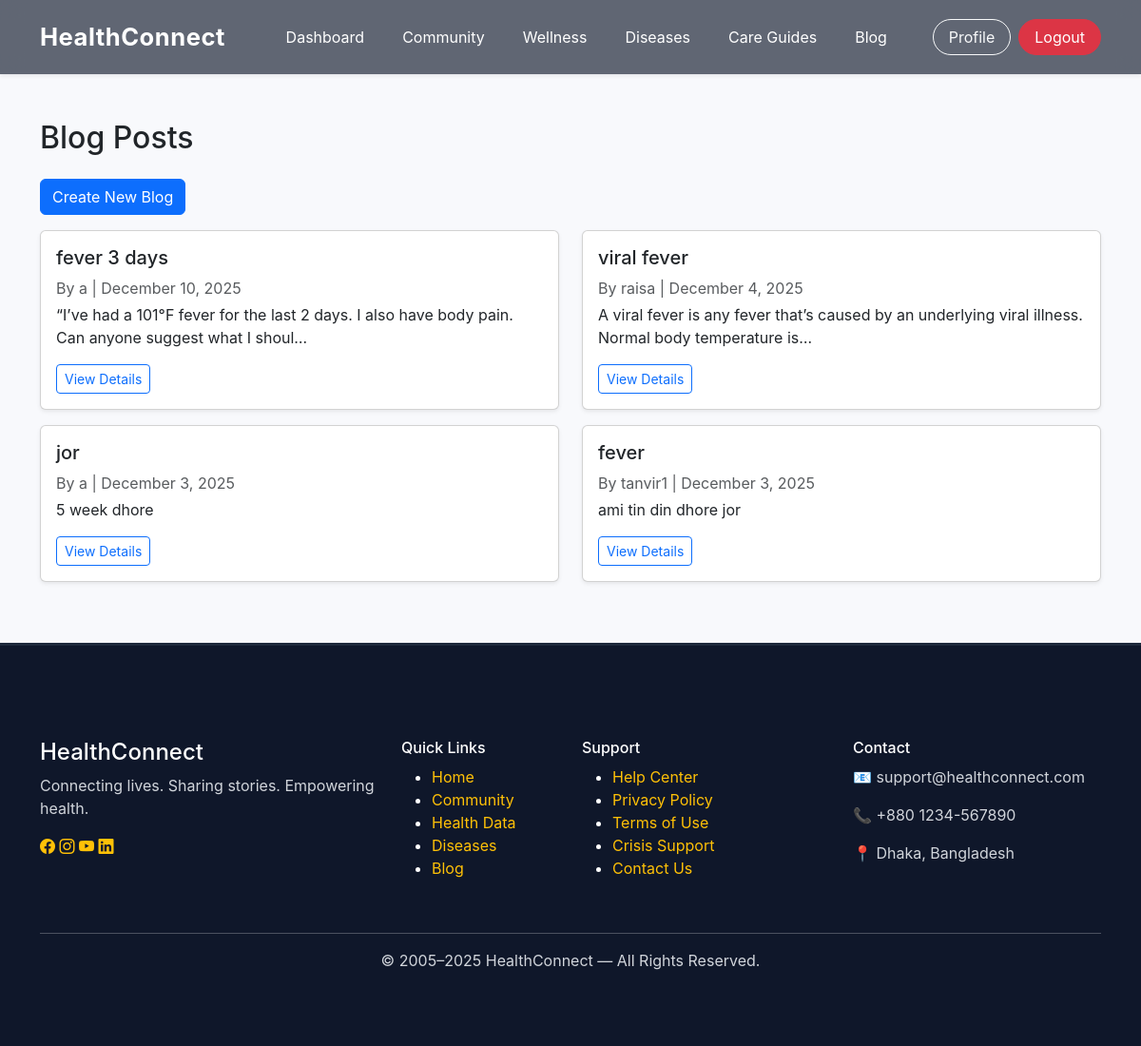
Page /blog/ (signed in) on the earlier database version.
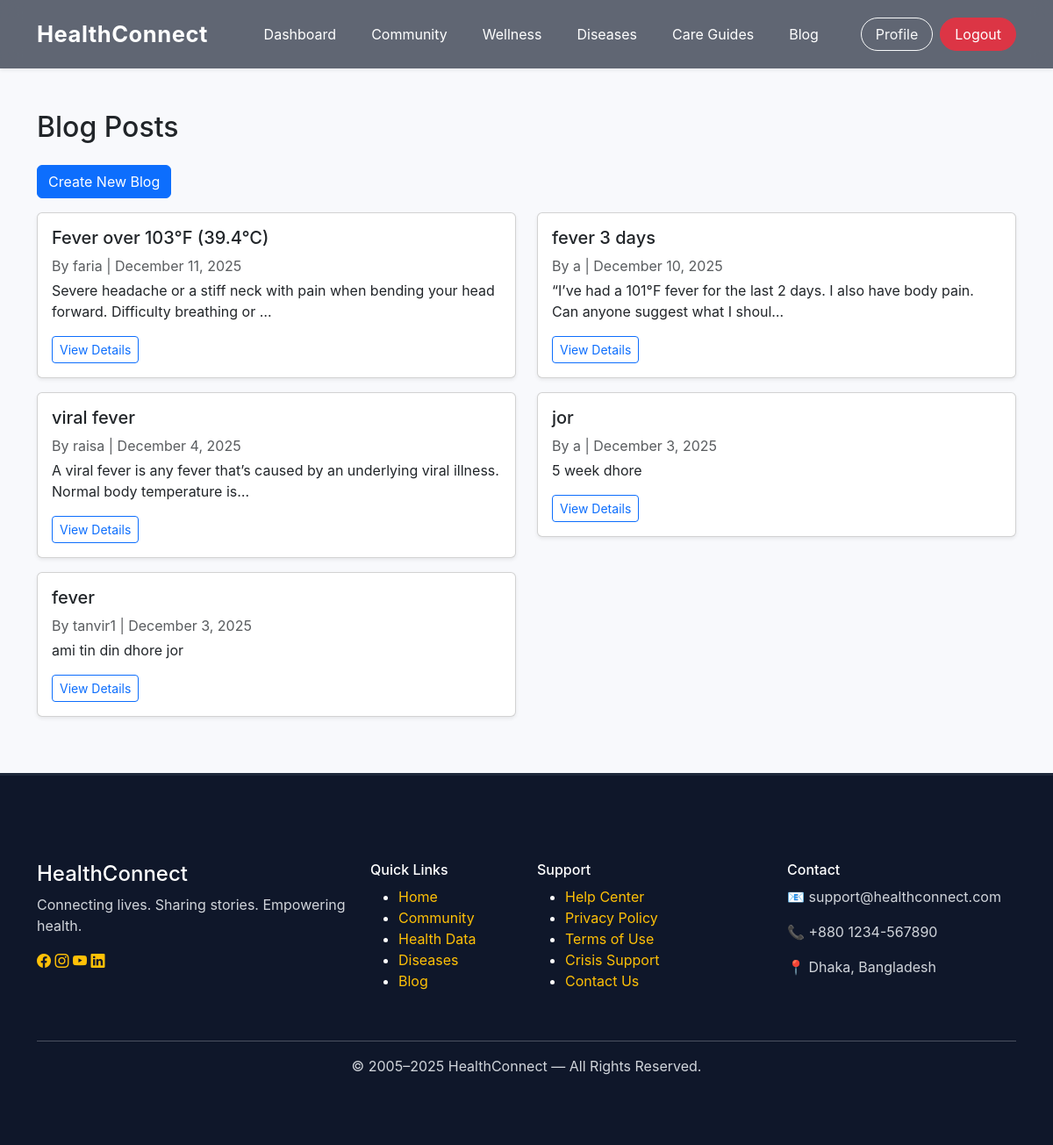
Same page on the later database version.
### blog/models.py (models this page shows, shortened)
class BlogPost(models.Model):
    author = models.ForeignKey(settings.AUTH_USER_MODEL, on_delete=models.CASCADE, related_name="posts")
    title = models.CharField(max_length=200)
    content = models.TextField()
    photo = models.ImageField(upload_to="blog_photos/", blank=True, null=True)
    category = models.CharField(max_length=20, choices=CATEGORY_CHOICES, default='experience')
    urgency_level = models.CharField(max_length=10, choices=URGENCY_CHOICES, default='medium')
    tags = models.CharField(max_length=200, blank=True, help_text="Comma separated tags")
    created_at = models.DateTimeField(auto_now_add=True)
    updated_at = models.DateTimeField(auto_now=True)

### accounts/models.py (models this page shows, shortened)
class CustomUser(AbstractUser):
    role = models.CharField(max_length=20, choices=ROLE_CHOICES, default='patient')
    doctor_license = models.CharField(max_length=50, blank=True, null=True)
    specialization = models.CharField(max_length=100, blank=True, null=True)
    hospital_name = models.CharField(max_length=150, blank=True, null=True)
    profile_pic = models.ImageField(upload_to="profiles/", blank=True, null=True)

### blog/views.py (the view)
# urls.py: path('', views.blog_list, name='blog_list'),
@login_required
def blog_list(request):
    if request.user.role == 'doctor':
        blogs = BlogPost.objects.filter(author__role='patient').order_by('-created_at')
    else:
        blogs = BlogPost.objects.all().order_by('-created_at')
    return render(request, 'blog/blog_list.html', {'blogs': blogs})

### blog/templates/blog/blog_list.html
{% extends "base.html" %}
{% load static %}
{% block content %}
<div class="container py-5">
  <h2 class="mb-4">Blog Posts</h2>
  {% if user.is_authenticated and user.role == 'patient' %}
    <div class="mb-3">
      <a href="{% url 'blog_create' %}" class="btn btn-primary">Create New Blog</a>
    </div>
  {% endif %}
  <div class="row">
    {% for blog in blogs %}
      {% if user.role == 'doctor' and blog.author.role == 'patient' %}
        <div class="col-md-6 mb-3">
          <div class="card shadow-sm">
            <div class="card-body">
              <h5 class="card-title">{{ blog.title }}</h5>
              <p class="text-muted mb-1">By {{ blog.author.username }} | {{ blog.created_at|date:"F j, Y" }}</p>
              <p class="card-text">{{ blog.content|truncatechars:100 }}</p>
              <a href="{% url 'blog_detail' blog.pk %}" class="btn btn-outline-primary btn-sm">View Details</a>
            </div>
          </div>
        </div>
      {% elif user.role == 'patient' %}
        <div class="col-md-6 mb-3">
          <div class="card shadow-sm">
            <div class="card-body">
              <h5 class="card-title">{{ blog.title }}</h5>
              <p class="text-muted mb-1">By {{ blog.author.username }} | {{ blog.created_at|date:"F j, Y" }}</p>
              <p class="card-text">{{ blog.content|truncatechars:100 }}</p>
              <a href="{% url 'blog_detail' blog.pk %}" class="btn btn-outline-primary btn-sm">View Details</a>
            </div>
          </div>
        </div>
      {% endif %}
    {% empty %}
      <p class="text-muted">No blog posts available.</p>
    {% endfor %}
  </div>
</div>
{% endblock %}

### templates/base.html (shortened to what this page needs)
{% load static %}
{% load crispy_forms_tags %}
<!DOCTYPE html>
<html lang="en">
<head>
  <link href="https://cdn.jsdelivr.net/npm/bootstrap@5.3.3/dist/css/bootstrap.min.css" rel="stylesheet">
  <link rel="stylesheet" href="https://cdn.jsdelivr.net/npm/bootstrap-icons@1.11.3/font/bootstrap-icons.min.css">
  <link rel="stylesheet" href="{% static 'css/style.css' %}">
</head>
<body style="padding-top: 78px;">
<nav class="navbar navbar-expand-lg modern-nav fixed-top shadow-sm">
  <div class="container">
    <a class="navbar-brand fw-bold text-white" href="/">HealthConnect</a>
    <div class="collapse navbar-collapse justify-content-center" id="navbarNav">
      <ul class="navbar-nav gap-4 fs-6">
        <li class="nav-item"><a class="nav-link text-white nav-hover" href="/">Dashboard</a></li>
        <li class="nav-item"><a class="nav-link text-white nav-hover" href="{% url 'CommunityPage' %}">Community</a></li>
        <li class="nav-item"><a class="nav-link text-white nav-hover" href="{% url 'healthPage' %}">Wellness</a></li>
        <li class="nav-item"><a class="nav-link text-white nav-hover" href="{% url 'conditionspage' %}">Diseases</a></li>
        <li class="nav-item"><a class="nav-link text-white nav-hover" href="{% url 'treatmentPage' %}">Care Guides</a>
        </li>
        <li class="nav-item"><a class="nav-link text-white nav-hover" href="{% url 'blogpage' %}">Blog</a></li>
      </ul>
    </div>
   <div class="d-flex gap-2">
  {% if request.user.is_authenticated %}
    <a href="{% url 'profile' %}" class="btn btn-outline-light px-3 rounded-pill">
      Profile
    </a>
    <a href="{% url 'logout' %}" class="btn btn-danger text-white px-3 rounded-pill">
      Logout
    </a>
  {% else %}
    <a href="{% url 'login' %}" class="btn btn-outline-light px-3 rounded-pill">Sign in</a>
    <a href="{% url 'signup' %}" class="btn btn-warning text-dark fw-bold px-3 rounded-pill">Join Now</a>
  {% endif %}
</div>
  </div>
</nav>
{% block content %}{% endblock content %}
<footer class="hc-footer">
  <div class="container py-5">
    <div class="row">
      <div class="col-md-4 mb-4">
        <h4 class="hc-brand">HealthConnect</h4>
        <p class="hc-desc">Connecting lives. Sharing stories. Empowering health.</p>
        <div class="hc-social mt-3">
          <a href="#"><i class="bi bi-facebook"></i></a>
          <a href="#"><i class="bi bi-instagram"></i></a>
          <a href="#"><i class="bi bi-youtube"></i></a>
          <a href="#"><i class="bi bi-linkedin"></i></a>
        </div>
      </div>
      <div class="col-md-2 mb-4">
        <h6 class="hc-title">Quick Links</h6>
        <ul class="hc-list">
          <li><a href="#">Home</a></li>
          <li><a href="#">Community</a></li>
          <li><a href="#">Health Data</a></li>
          <li><a href="#">Diseases</a></li>
          <li><a href="#">Blog</a></li>
        </ul>
      </div>
      <div class="col-md-3 mb-4">
        <h6 class="hc-title">Support</h6>
        <ul class="hc-list">
          <li><a href="#">Help Center</a></li>
          <li><a href="#">Privacy Policy</a></li>
          <li><a href="#">Terms of Use</a></li>
          <li><a href="#">Crisis Support</a></li>
          <li><a href="#">Contact Us</a></li>
        </ul>
      </div>
      <div class="col-md-3 mb-4">
        <h6 class="hc-title">Contact</h6>
        <p class="hc-text">📧 support@healthconnect.com</p>
        <p class="hc-text">📞 +880 1234-567890</p>
        <p class="hc-text">📍 Dhaka, Bangladesh</p>
      </div>
    </div>
    <hr class="hc-line">
    <p class="hc-copy text-center mb-0">
      © 2005–2025 HealthConnect — All Rights Reserved.
    </p>
  </div>
</footer>
</body>
</html>

### static/css/style.css (style rules this page uses)
body { font-family: 'Inter', sans-serif; background: #f8f9fc; margin: 0; padding: 0; }
* { transition: 0.3s ease; }
.modern-nav { background: rgba(15, 23, 42, 0.65); backdrop-filter: blur(12px); padding: 15px 0; }
.navbar-brand { font-size: 1.6rem; letter-spacing: 0.5px; }
footer.hc-footer { background-color: #0f172a; color: #ffffff; padding-top: 50px; padding-bottom: 30px; border-top: 3px solid #1e293b; }
footer.hc-footer a { color: #ffc107; text-decoration: none; }
footer.hc-footer h4, footer.hc-footer h6 { color: #ffffff; }
footer.hc-footer .hc-social a { color: #ffc107; transition: 0.3s; }
footer.hc-footer p { color: #d1d5db; }

Differences in the rows shown:
added BlogPost: title "Fever over 103°F (39.4°C)", author.username "faria", created_at "December 11, 2025", content "Severe headache or a stiff neck with pain when bending your head forward. Difficulty breathing or …"
